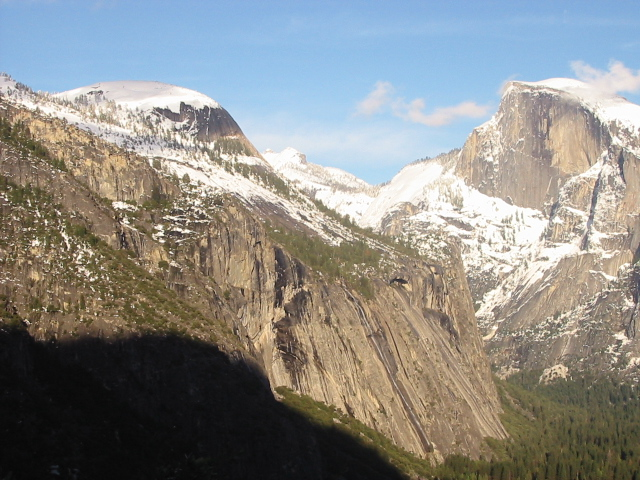
#> input picture Homography & RANSAC/yosemite1.jpg, 640 x 480 px
$ jupyter execute Homography.ipynb   (shell and % lines are left out)
#> lines starting #> are read from the running program, lines starting #| are printed output that depends on the picture
[cell 1]
'''
import library
'''
import numpy as np
from scipy.spatial.distance import cdist
import matplotlib.pyplot as plt

[cell 2]
import cv2

[cell 3]
def interp2(v, xq, yq):

	if len(xq.shape) == 2 or len(yq.shape) == 2:
		dim_input = 2
		q_h = xq.shape[0]
		q_w = xq.shape[1]
		xq = xq.flatten()
		yq = yq.flatten()

	h = v.shape[0]
	w = v.shape[1]
	if xq.shape != yq.shape:
		raise 'query coordinates Xq Yq should have same shape'

	x_floor = np.floor(xq).astype(np.int32)
	y_floor = np.floor(yq).astype(np.int32)
	x_ceil = np.ceil(xq).astype(np.int32)
	y_ceil = np.ceil(yq).astype(np.int32)

	x_floor[x_floor < 0] = 0
	y_floor[y_floor < 0] = 0
	x_ceil[x_ceil < 0] = 0
	y_ceil[y_ceil < 0] = 0

	x_floor[x_floor >= w-1] = w-1
	y_floor[y_floor >= h-1] = h-1
	x_ceil[x_ceil >= w-1] = w-1
	y_ceil[y_ceil >= h-1] = h-1

	v1 = v[y_floor, x_floor]
	v2 = v[y_floor, x_ceil]
	v3 = v[y_ceil, x_floor]
	v4 = v[y_ceil, x_ceil]

	lh = yq - y_floor
	lw = xq - x_floor
	hh = 1 - lh
	hw = 1 - lw

	w1 = hh * hw
	w2 = hh * lw
	w3 = lh * hw
	w4 = lh * lw

	interp_val = v1 * w1 + w2 * v2 + w3 * v3 + w4 * v4

	if dim_input == 2:
		return interp_val.reshape(q_h, q_w)
	return interp_val

[cell 4]
'''
Function (modify)
'''
def compute_homography(p1, p2):
  """
  compute the homography transform
  p1, p2: 4 x 2, 4 groups of corresponding points
  """
  # IMPLEMENT HERE, hint: you may find np.linalg.svd useful

  # construct the A matrix in the same way in the slides
  row_num = 2 * p1.shape[0]
  A = np.zeros((row_num, 9))

  for i in range(0, p1.shape[0]):
    A[2 * i] = np.array([p2[i][0], p2[i][1], 1, 0, 0, 0, -p2[i][0]*p1[i][0], -p2[i][1]*p1[i][0],-p1[i][0]])
    A[2 * i + 1] = np.array([0, 0, 0, p2[i][0], p2[i][1], 1, -p2[i][0]*p1[i][1], -p2[i][1]*p1[i][1],-p1[i][1]])

  u, s, vh = np.linalg.svd(A, full_matrices=True, compute_uv=True)

  v = vh.T
  h = np.reshape(v[:, -1], (9, 1))

  H = np.reshape(h,(3,3))
  H = H / H[2][2]

  # use SVD to find the solution to Ax = 0

  # reorgnize the solution vector and normalize it to get homography matrix
  return H

[cell 5]
## Test ##
p1 = np.array([[366.6972,  106.9789,1],
  [439.9366,   84.4437,1],
  [374.5845,  331.2042,1],
  [428.6690,  326.6972,1]])

p2 = np.array([ [115.0000,  120.0000,1],
  [194.0000,  107.0000,1],
  [109.0000,  351.0000,1],
  [169.0000,  346.0000,1] ])
H = compute_homography(p1, p2)

assert np.allclose(H, np.array([[ 6.76097539e-01,  9.12020085e-02,  2.61445474e+02],
       [-1.57581282e-01,  9.59039559e-01,  5.18593524e+00],
       [-4.93549913e-04,  9.67378471e-05,  1.00000000e+00]]))

[cell 6]
def plot_corr(I1, I2, p1, p2):
  """
  utility function to plot correspondence between p1 in I1 and p2 in I2

  I1, I2: H * W, two input images of the same size
  p1, p2: N * 2, points on two images
  """
  I = np.hstack((I1, I2))
  sy,sx = I1.shape[0:2]

  plt.figure()
  plt.imshow(I)
  plt.plot(p1[:, 0], p1[:, 1],'bo')
  plt.plot(sx + p2[:, 0], p2[:, 1],'rx')
  plt.plot(np.c_[p1[:, 0], sx + p2[:, 0]].T, np.c_[p1[:, 1],p2[:, 1]].T, 'g-')
  plt.show()

[cell 7]
'''
Function (modify)
'''
def match_features(f1,f2):
  """
  f1, f2: N * feature_size, two features to be matched
  """

  # IMPLEMENT HERE
  # hint: you may find cdist from scipy.spatial.distance, numpy.argsort useful
  dist = cdist(f1, f2) # return N1 * N2 matrix indicating distance of index i element in f1 to index j element in f2
  column_num = f2.shape[0]
  row_num = f1.shape[0]

  f2_id = np.arange(column_num)
  f2_id = np.reshape(f2_id, (1, column_num))

  f1_id = np.arange(row_num)
  f1_id = np.reshape(f1_id, (row_num, 1))

  # compute pairwise distance between f1 and f2
  # forward matching, find closet two matches in f2 to f1 and do a ratio test

  newdist = np.argsort(dist, axis=1)
  f1simi =[]
  f2simi =[]

  for i in range(row_num):
    if dist[i][newdist[i][0]] / dist[i][newdist[i][1]] < 0.7:
      f1simi.append((i, newdist[i][0]))
  match_fwd = np.asanyarray(f1simi)

  newdist2 = np.argsort(dist, axis=0)
  for i in range(column_num):
    if dist[newdist2[0][i]][i] / dist[newdist2[1][i]][i] < 0.7:
      f2simi.append((newdist2[0][i], i))
  match_bkwd = np.asanyarray(f2simi)
  A = set(map(tuple, match_fwd))
  B = set(map(tuple, match_bkwd))
  inter = A & B
  match = np.array(list(inter))
  # backward matching, find closet two matches in f1 to f2 and do a ratio test
  # get the intersect of two matching as the final result, python set

  return match, match_fwd, match_bkwd

[cell 8]
## Test ##
a = np.array([[2, 3],[5, 8],[4, 10]])
b = np.array([[10, 2],[2, 3],[5, 7],[1, -10]])
match, match_fwd, match_bkwd = match_features(a, b)
assert np.allclose(match, np.array([[0, 1],[1, 2]]))
assert np.allclose(match_fwd, np.array([[0, 1],[1, 2],[2, 2]]))
assert np.allclose(match_bkwd, np.array([[0, 1],[1, 2]]))

[cell 9]
"""
Script (do not modify)
"""

# load images in OpenCV BGR format
I1 = cv2.imread('yosemite1.jpg')
#> I1 is the input picture: shape (480, 640, 3); mean B, G, R 135.4, 139.3, 139.5
I2 = cv2.imread('yosemite2.jpg')
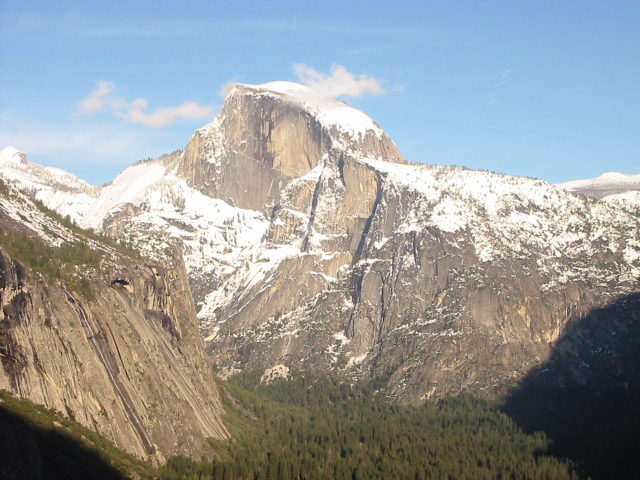
#> input picture Homography & RANSAC/yosemite2.jpg, 640 x 480 px
#> I2 is the input picture: shape (480, 640, 3); mean B, G, R 155.6, 155.5, 151.7

# create grayscale images
I1_gray = cv2.cvtColor(I1, cv2.COLOR_BGR2GRAY)
I2_gray = cv2.cvtColor(I2, cv2.COLOR_BGR2GRAY)
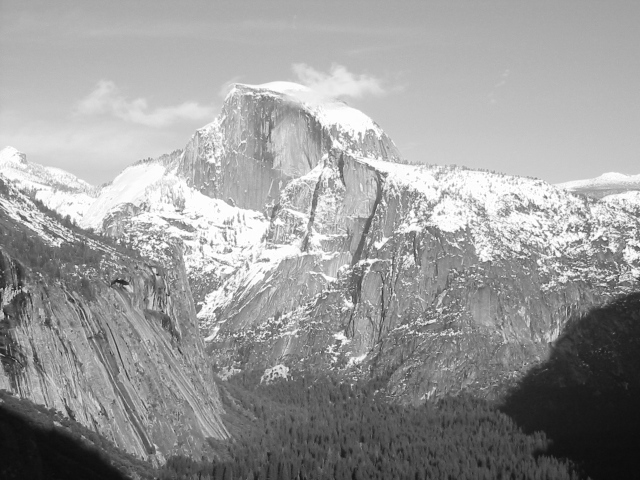
#> I2_gray: shape (480, 640); min 11, max 255, mean 154.4

# convert images to RGB format for display
I1 = cv2.cvtColor(I1, cv2.COLOR_BGR2RGB)
I2 = cv2.cvtColor(I2, cv2.COLOR_BGR2RGB)

# compute SIFT features
sift = cv2.xfeatures2d.SIFT_create()
kp1, des1 = sift.detectAndCompute(I1_gray, None)
#> kp1 = 2504 keypoints; strongest (x, y, size): (6, 199, 1.9), (78, 246, 2.1), (74, 255, 1.9), (46, 222, 2.2)
kp2, des2 = sift.detectAndCompute(I2_gray, None)
#> kp2 = 2343 keypoints; strongest (x, y, size): (604, 239, 2.2), (545, 197, 2.2), (573, 230, 1.9), (118, 241, 2.2)

# match features
match, match_fwd, match_bkwd = match_features(des1, des2)
#> after the loop in match_features (call 2), `for i in range(row_num):`: f1simi = 915 pairs, first value 350 to 2503, second value 10 to 2159
#> in match_features (call 2), `match_fwd = np.asanyarray(f1simi)`: match_fwd has the same summary as f1simi
#> in match_features (call 2), `newdist2 = np.argsort(dist, axis=0)`:
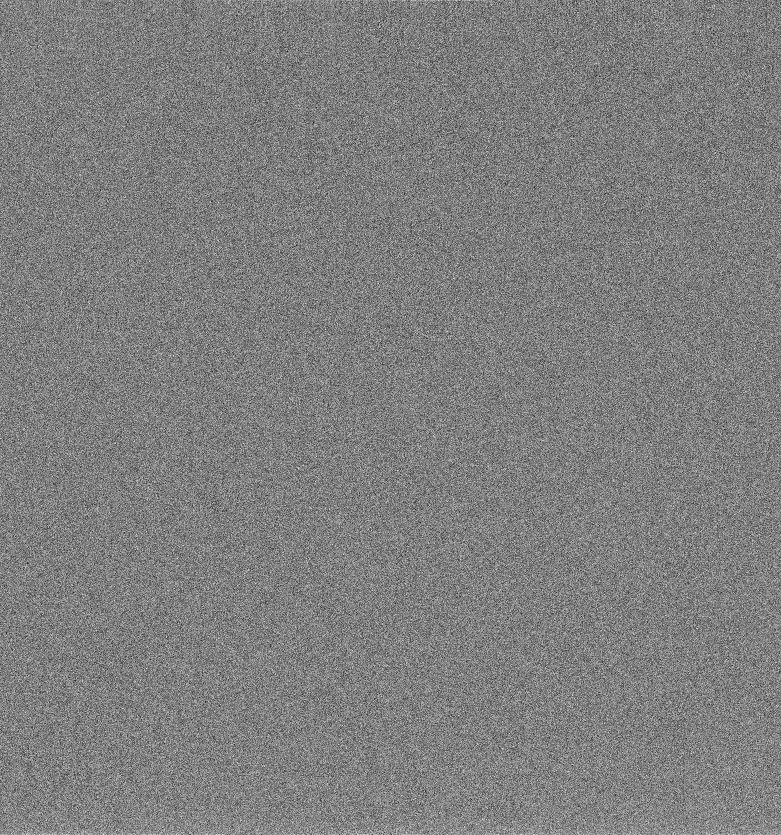
#> newdist2: shape (2504, 2343) int64 (shown at 1/3 size); min 0, max 2503, mean 1251.5; drawn with min black and max white
#> after the loop in match_features (call 2), `for i in range(column_num):`: f2simi = 914 pairs, first value 608 to 2496, second value 2 to 2056
#> in match_features (call 2), `match_bkwd = np.asanyarray(f2simi)`: match_bkwd has the same summary as f2simi
#> in match_features (call 2), `A = set(map(tuple, match_fwd))`: A = 915 items
#> in match_features (call 2), `B = set(map(tuple, match_bkwd))`: B = 914 items
#> in match_features (call 2), `inter = A & B`: inter = 904 items
#> in match_features (call 2), `match = np.array(list(inter))`: match = 904 pairs, first value 1122 to 2493, second value 10 to 1453
#> match_fwd has the same summary as f1simi in match_features; match_bkwd has the same summary as f2simi in match_features

# get corresponding points p1, p2
p1 = np.array([kp.pt for kp in kp1])[match[:, 0]]
#> p1 = 904 pairs, first value 288.9 to 633.5, second value 82.73 to 475.7
p2 = np.array([kp.pt for kp in kp2])[match[:, 1]]
#> p2 = 904 pairs, first value 8.17 to 353.3, second value 85.41 to 476.1

# plot first 20 matching points
plot_corr(I1, I2, p1[:20], p2[:20])

[cell 10]
'''
Function (modify)
'''
def ransac_homography(p1, p2):
  """
  p1, p2: N * 2, correponding point coordinates
  """

  # IMPLEMENT HERE

  # decide how many loops to run and what the threshold is
  ep = 1e-1
  p2_exp = np.hstack((p2, np.ones((p2.shape[0], 1))))
  best_H = np.zeros((3,3))
  best = 0

  # RANSAC loop, inside in the loop
  iter = 142
  for i in range(iter):
    # 1. randomly pick n samples from p1 and p2 that is enough to fit a model(n=4 here)
    p4 = np.random.choice(p1.shape[0], 4, replace=False)
    pts = p1[p4,:]
    qts = p2[p4,:]

    # compute_homography
    H = compute_homography(pts, qts)
    transform = H@p2_exp.T
    transform /= transform[-1,:]# 3 x n
    # print(transform)
    p2_tran = (transform.T)[:,:2] # normalize last column

    #   2. fit the model and get a estimation
    #   3. count consensus(# of inliners that is close to the estimatiion within the threshold)
    distance = np.sqrt(np.sum((p2_tran - p1)**2, axis=1))
    fit_pts = len(distance[distance <= ep])

    #   4. update the best estimation if the current one is better
    if fit_pts > best:
      best = fit_pts
      best_H = H

  return best_H

[cell 11]
## Test ##
p2 = np.random.randint(20, 200, size=(10, 2))
p2_ = np.hstack((p2, np.ones((10, 1)))).T
H = np.array([[ 6.76097539e-01,  9.12020085e-02,  2.61445474e+02],
       [-1.57581282e-01,  9.59039559e-01,  5.18593524e+00],
       [-4.93549913e-04,  9.67378471e-05,  1.00000000e+00]])
p1_ = H @ p2_
p1 = p1_ / p1_[-1, :]
p1 = p1[:2]
p1[:, -1] += 50
p1 = p1.T
assert np.allclose(H, ransac_homography(p1, p2))

[cell 12]
p2= np.array([[20, 20],
              [20, 30],
              [20, 40],
              [40, 20],
              [40, 30],
              [40, 40],
              [30, 20],
              [30, 40]])

p2_ = np.hstack((p2, np.ones((p2.shape[0], 1)))).T

H = np.array([[2,  0,  2],
              [0,  2,  3],
              [0,  0,  1]])
p1_ = H @ p2_
p1 = p1_ / p1_[-1, :]
p1 = p1[:2]
p1[:, -1] += 12 # add noise
p1 = p1.T

p2[1, :] -=5 # add noise
plt.plot(p2[:, 0], p2[:, 1], 'ro')
plt.plot(p1[:, 0], p1[:, 1], 'bo')

H_hat = ransac_homography(p1, p2)
print("H_hat \n" + str(H_hat))
p2_ = np.hstack((p2, np.ones((p2.shape[0], 1)))).T
p1_hat_ = H_hat @ p2_
p1_hat = p1_hat_ / p1_hat_[-1, :]
p1_hat = p1_hat[:2]
p1_hat = p1_hat.T
plt.plot(p1_hat[:, 0], p1_hat[:, 1], 'rx')
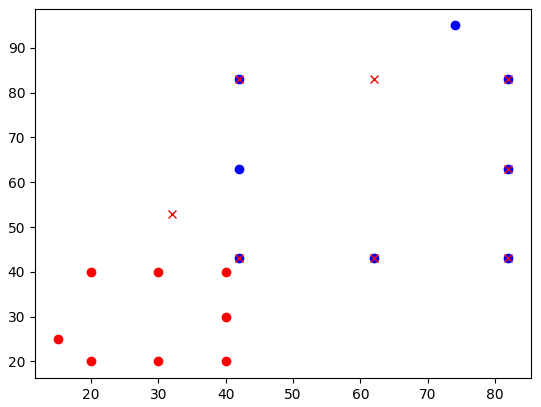
#> figure drawn by matplotlib, 1 panel

[cell 13]
"""
Function (do not modify)
"""
def stitch(I1, I2, H):
    """
    utility function to stitch two images

    Input:

    I1: H1 x W1 x 3, target image
    I2: H2 x W2 x 3, source image
    H: homography matrix such that I1 = H @ I2

    Output:
    I_: stitching result
    """

    # map I2 to I1
    I1_x = I1.shape[1]
    I1_y = I1.shape[0]

    I2_x = I2.shape[1]
    I2_y = I2.shape[0]
    mesh1, mesh2 = np.meshgrid(range(I2_x), range(I2_y))
    m_r1 = np.ravel(mesh1)
    m_r2 = np.ravel(mesh2)
    I2_full_pos = np.vstack((np.vstack((m_r1, m_r2)), np.ones((1, len(m_r1)))))
    I2_I1 = H@ I2_full_pos

    I2_I1 = I2_I1 / I2_I1[2,:][None,:]

    max_arr = np.amax(I2_I1, axis=1)
    min_arr = np.amin(I2_I1, axis=1)

    I_x_start = min(0, min_arr[0])
    I_x_end = max(I1_x - 1 , max_arr[0])
    I_y_start = min(0, min_arr[1])
    I_y_end = max(I1_y - 1 , max_arr[1])

    # create new dimensions to accomodate points from I2
        # create images I_ for mapping
    I_ = np.zeros((int(np.ceil(I_y_end - I_y_start)) + 1,int(np.ceil(I_x_end - I_x_start)) + 1,3),dtype=int)
    x_offset = 0
    y_offset = 0
    # make sure the I2 pos in I1 is positive?
    if I_x_start < 0:
      x_offset = int(np.absolute(np.ceil(I_x_start)))
      I2_I1[0,:] += x_offset

    if I_y_start < 0:
      y_offset = int(np.absolute(np.ceil(I_y_start)))
      I2_I1[1,:] += y_offset

    H_inv = np.linalg.pinv(H)

    Ix_inI2, Iy_inI2 = np.meshgrid(range(I_.shape[1]), range(I_.shape[0]))
    Ix_r = np.ravel(Ix_inI2)
    Iy_r = np.ravel(Iy_inI2) - y_offset
    I_inI2 = np.vstack((np.vstack((Ix_r, Iy_r)), np.ones((1, len(Ix_r)))))

    # coordinate of I_ in I2 frame
    I_inI2_transformed = H_inv@ I_inI2

    #normalized the cooridnate
    I_inI2_transformed /= I_inI2_transformed[-1,:]

    Ix_inI2_t = np.reshape(I_inI2_transformed[0,:], (I_.shape[0], I_.shape[1]))
    Iy_inI2_t = np.reshape(I_inI2_transformed[1,:], (I_.shape[0], I_.shape[1]))

    I_I2 = np.zeros((int(np.ceil(I_y_end - I_y_start)) + 1,int(np.ceil(I_x_end - I_x_start)) + 1,3),dtype=int)

    for i in range(3):
      I_I2[:,:,i] = interp2(I2[:,:,i], Ix_inI2_t, Iy_inI2_t)

    I_I2[Ix_inI2_t < 0 ] = 0
    I_I2[Ix_inI2_t > I2.shape[1] - 1 ] = 0

    I_I2[Iy_inI2_t < 0 ] = 0
    I_I2[Iy_inI2_t > I2.shape[0] - 1 ] = 0

    I_[y_offset:y_offset + I1.shape[0], x_offset : x_offset + I1.shape[1],:] = I1[:,:,:]

    I_[np.where(I_ == 0) and np.where(I_I2 > 0)] = I_I2[np.where(I_ == 0) and np.where(I_I2 > 0)]

    I_[np.where(I_ > 0) and np.where(I_I2 > 0)] = I_I2[np.where(I_ > 0) and np.where(I_I2 > 0)] *0.5 + I_[np.where(I_ > 0) and np.where(I_I2 > 0)]*0.5

    return I_

[cell 14]
"""
Script (do not modify)
"""

# load images in OpenCV BGR format
I1 = cv2.imread('yosemite1.jpg')
I2 = cv2.imread('yosemite2.jpg')

# create grayscale images
I1_gray = cv2.cvtColor(I1, cv2.COLOR_BGR2GRAY)
I2_gray = cv2.cvtColor(I2, cv2.COLOR_BGR2GRAY)

# convert images to RGB format for display
I1 = cv2.cvtColor(I1, cv2.COLOR_BGR2RGB)
I2 = cv2.cvtColor(I2, cv2.COLOR_BGR2RGB)

# compute SIFT features
sift = cv2.xfeatures2d.SIFT_create()
kp1, des1 = sift.detectAndCompute(I1_gray, None)
kp2, des2 = sift.detectAndCompute(I2_gray, None)

# match features
match, match_fwd, match_bkwd = match_features(des1, des2)

# get corresponding points p1, p2
p1 = np.array([kp.pt for kp in kp1])[match[:, 0]]
p2 = np.array([kp.pt for kp in kp2])[match[:, 1]]

# plot first 20 matching points
plot_corr(I1, I2, p1[:20], p2[:20])

# estimate homography transform with RANSAC

H = ransac_homography(p1, p2)
#> in ransac_homography (call 3), `p2_exp = np.hstack((p2, np.ones((p2.shape[0], 1))))`: p2_exp = 904 rows, first 8: [206.5, 209.9, 1], [283, 190.9, 1], [156, 357.7, 1], [246.7, 295.7, 1], [238, 215, 1], [276.8, 87.57, 1], [175.5, 231.6, 1], [249.1, 262.7, 1]
#> H = [[0.943, 0.0022, 280.1], [-0.024, 0.981, 3.48], [-8.64e-05, -6.4e-06, 1]]

# stitch two images together and show the results
I = stitch(I1,I2,H)
#> in stitch, `m_r1 = np.ravel(mesh1)`:
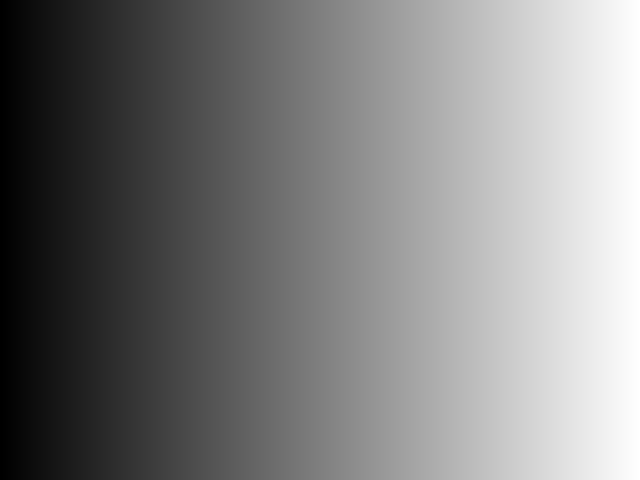
#> mesh1: shape (480, 640) int64; min 0, max 639, mean 319.5; drawn with min black and max white
#> in stitch, `m_r2 = np.ravel(mesh2)`:
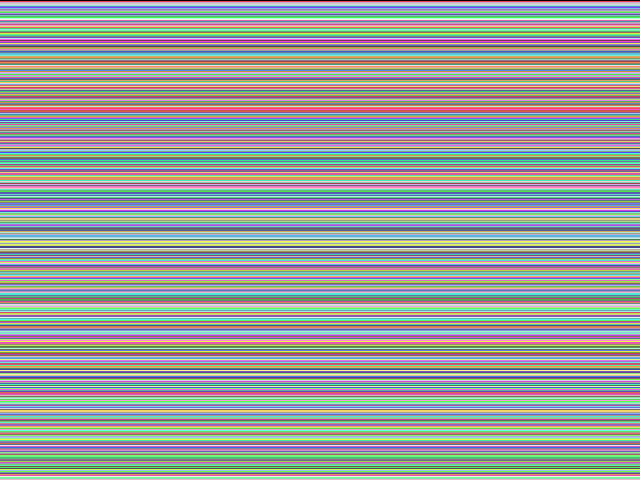
#> mesh2: shape (480, 640) int64; 480 distinct labels, from 0 to 479; one colour per label, 0 black
#> in stitch, `max_arr = np.amax(I2_I1, axis=1)`: max_arr = [938.2, 486.6, 1]
#> in stitch, `min_arr = np.amin(I2_I1, axis=1)`: min_arr = [280.1, -12.57, 1]
#> in stitch, `I_x_start = min(0, min_arr[0])`: I_x_start = 0
#> in stitch, `I_x_end = max(I1_x - 1 , max_arr[0])`: I_x_end = 938.2
#> in stitch, `I_y_start = min(0, min_arr[1])`: I_y_start = -12.57
#> in stitch, `I_y_end = max(I1_y - 1 , max_arr[1])`: I_y_end = 486.6
#> in stitch, `y_offset = int(np.absolute(np.ceil(I_y_start)))`: y_offset = 12
#> in stitch, `H_inv = np.linalg.pinv(H)`: H_inv = [[1.03, -0.0042, -289.6], [0.025, 1.02, -10.55], [8.95e-05, 6.15e-06, 0.975]]
#> in stitch, `Ix_r = np.ravel(Ix_inI2)`:
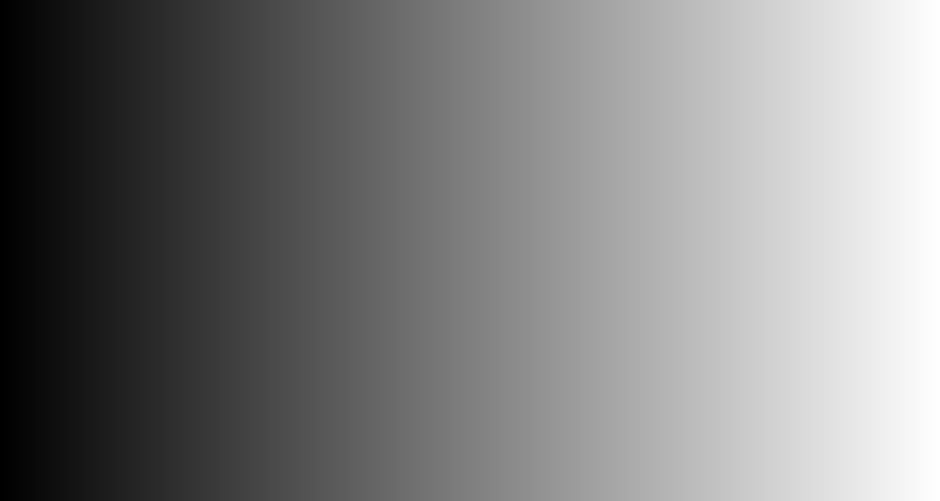
#> Ix_inI2: shape (501, 940) int64; min 0, max 939, mean 469.5; drawn with min black and max white
#> in stitch, `Iy_r = np.ravel(Iy_inI2) - y_offset`:
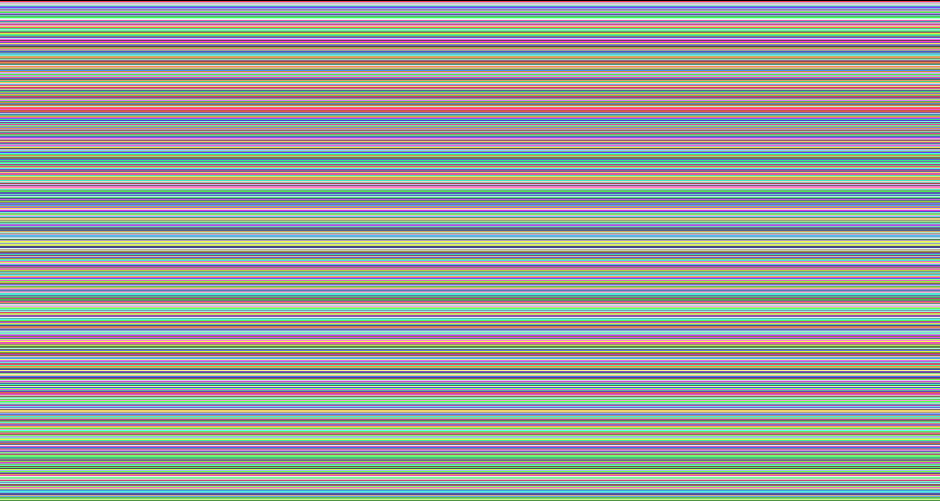
#> Iy_inI2: shape (501, 940) int64; 501 distinct labels, from 0 to 500; one colour per label, 0 black
#> in stitch, `Iy_inI2_t = np.reshape(I_inI2_transformed[1,:], (I_.shape[0], I_.shape..`:
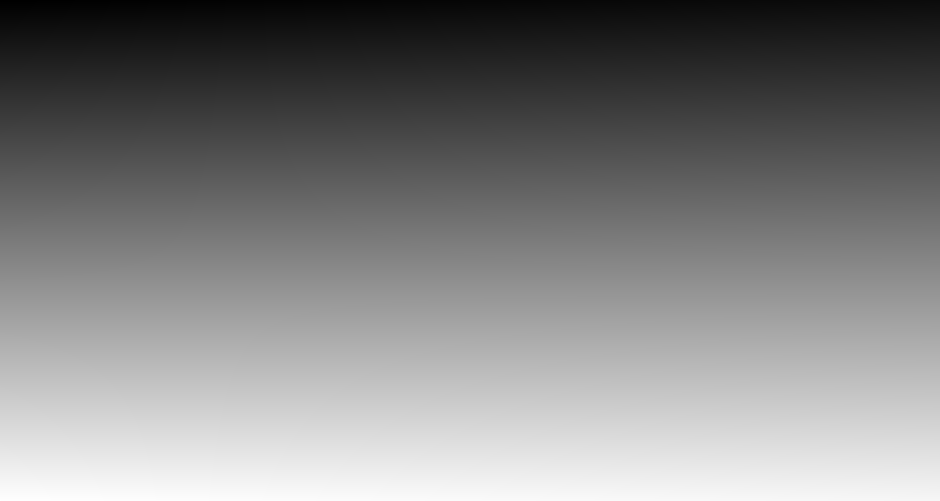
#> Iy_inI2_t: shape (501, 940) float64; min -23.36, max 497.7, mean 239.1; drawn with min black and max white
#> in stitch, `I_[np.where(I_ == 0) and np.where(I_I2 > 0)] = I_I2[np.where(I_ == 0) ..`:
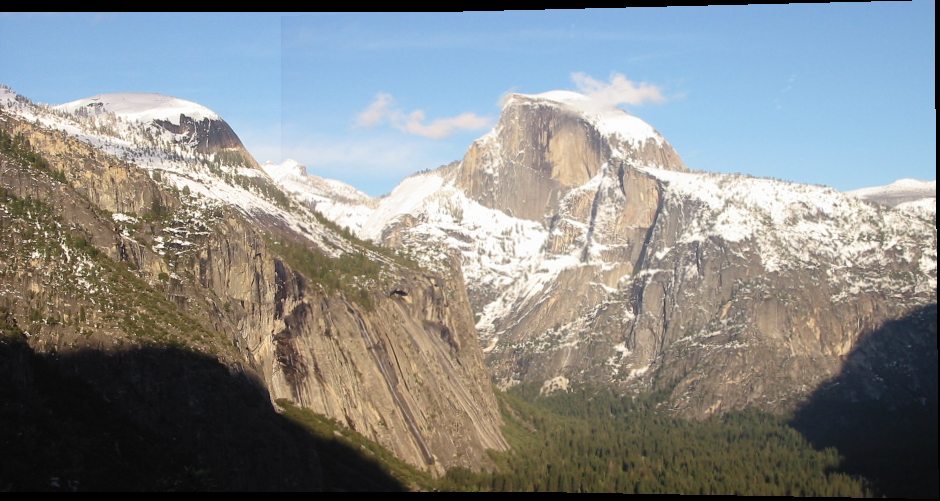
#> I_: shape (501, 940, 3) int64; mean R, G, B 134, 136.6, 136.1
plt.figure()
plt.imshow(I)
plt.show()
